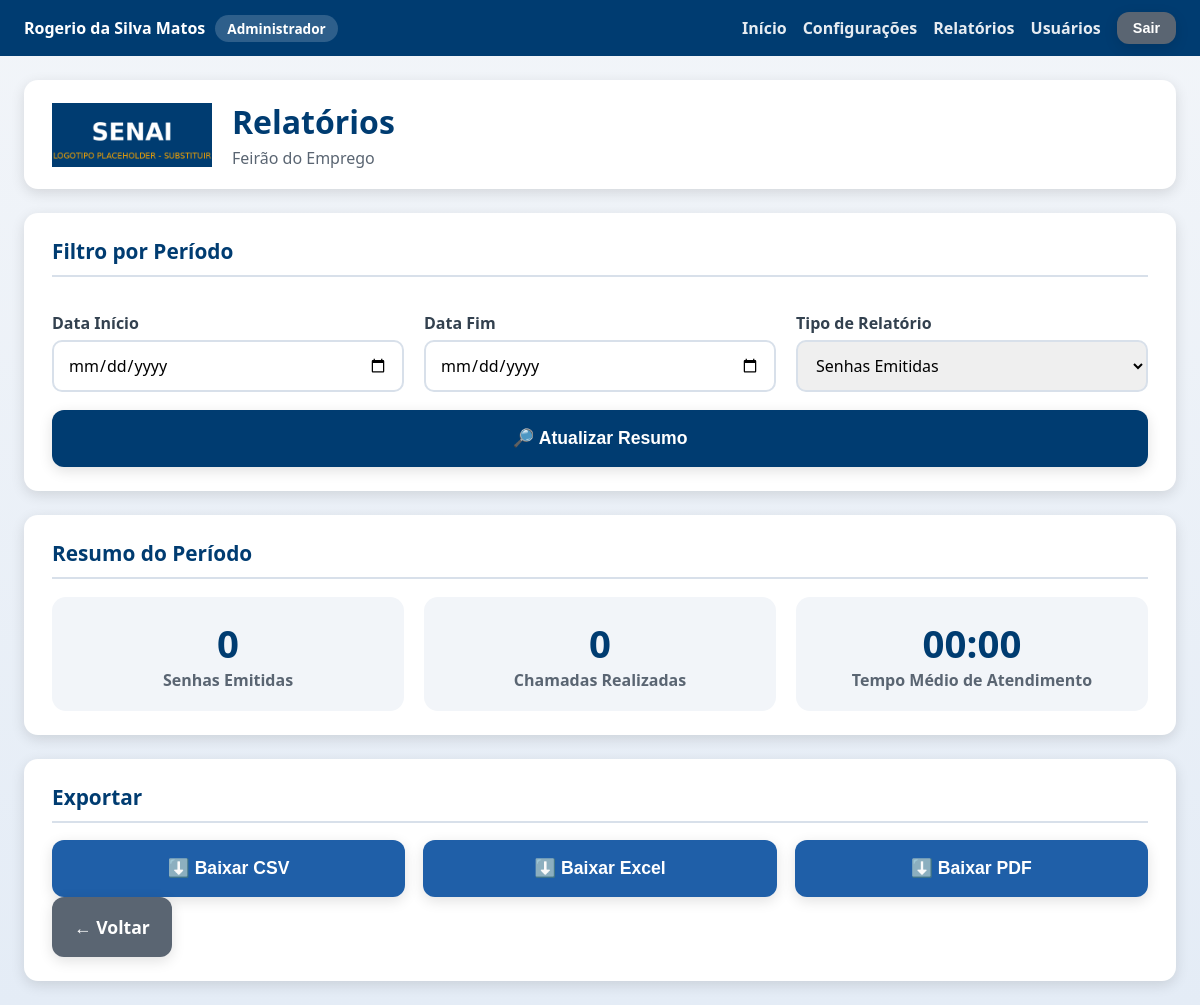
Page /relatorios (signed in) on the committed database.
### tables this page shows
CREATE TABLE usuarios (
                id INTEGER PRIMARY KEY AUTOINCREMENT,
                nome_completo TEXT NOT NULL,
                login TEXT NOT NULL UNIQUE,
                senha_hash TEXT NOT NULL,
                perfil TEXT NOT NULL DEFAULT 'atendente'
                    CHECK (perfil IN ('admin', 'atendente')),
                ativo INTEGER NOT NULL DEFAULT 1,
                data_criacao TEXT NOT NULL,
                ultimo_login TEXT
            );

CREATE TABLE configuracoes (
                    chave TEXT PRIMARY KEY,
                    valor TEXT NOT NULL
                );

### app.py (the view)
@app.route("/relatorios")
@auth.login_required
@auth.admin_required
def relatorios_tela():
    configuracoes = config_manager.obter_todas()
    return render_template("relatorios.html", config=configuracoes)

### app.py (called while the page is built)
@app.context_processor
def injetar_usuario_logado():
    return {"usuario_logado": auth.usuario_logado(), "eh_admin": auth.eh_admin()}

### auth.py (called while the page is built)
def usuario_logado() -> Optional[dict]:
    usuario_id = session.get(CHAVE_SESSAO_USUARIO_ID)
    if usuario_id is None:
        return None
    return {
        "id": usuario_id,
        "nome_completo": session.get(CHAVE_SESSAO_NOME),
        "login": session.get(CHAVE_SESSAO_LOGIN),
        "perfil": session.get(CHAVE_SESSAO_PERFIL),
        "guiche": session.get(CHAVE_SESSAO_GUICHE),
    }

def eh_admin() -> bool:
    return session.get(CHAVE_SESSAO_PERFIL) == PerfilUsuario.ADMIN

def login_required(funcao_view):
    @wraps(funcao_view)
    def wrapper(*args, **kwargs):
        usuario_id = session.get(CHAVE_SESSAO_USUARIO_ID)
        if usuario_id is None:
            if _requisicao_eh_api():
                return jsonify({"sucesso": False, "erro": "Sessão expirada. Faça login novamente."}), 401
            return redirect(url_for("login_tela", proximo=request.path))
        usuario = database.obter_usuario_por_id(usuario_id)
        if usuario is None or not usuario.ativo:
            encerrar_sessao()
            if _requisicao_eh_api():
                return jsonify({"sucesso": False, "erro": "Usuário desativado ou removido."}), 403
            return redirect(url_for("login_tela"))
        return funcao_view(*args, **kwargs)
    return wrapper

def admin_required(funcao_view):
    @wraps(funcao_view)
    def wrapper(*args, **kwargs):
        if not eh_admin():
            if _requisicao_eh_api():
                return jsonify({"sucesso": False, "erro": "Acesso restrito a administradores."}), 403
            return redirect(url_for("index"))
        return funcao_view(*args, **kwargs)
    return wrapper

### config.py (called while the page is built)
    def _conectar(self) -> sqlite3.Connection:
        conexao = sqlite3.connect(str(self.db_path), timeout=10, check_same_thread=False)
        conexao.row_factory = sqlite3.Row
        return conexao

### database.py (called while the page is built)
@contextmanager
def get_connection() -> Generator[sqlite3.Connection, None, None]:
    conexao = sqlite3.connect(str(DATABASE_PATH), timeout=10, check_same_thread=False)
    conexao.row_factory = sqlite3.Row
    conexao.execute("PRAGMA journal_mode = WAL")
    conexao.execute("PRAGMA foreign_keys = ON")
    try:
        yield conexao
    finally:
        conexao.close()

### templates/relatorios.html (shortened to what this page needs)
{% extends "layout.html" %}
{% block conteudo %}
<div class="pagina pagina-relatorios">
    <header class="cabecalho">
        <img class="logo" src="{{ url_for('static', filename='img/logo.png') }}" alt="Logo SENAI">
        <div class="titulo-evento">
            <h1>Relatórios</h1>
            <p>{{ config.nome_evento }}</p>
        </div>
    </header>
    <main class="conteudo-principal">
        <section class="card card-formulario">
            <h2>Filtro por Período</h2>
            <div class="campos-identificacao">
                <label>
                    Data Início
                    <input type="date" id="filtro-inicio">
                </label>
                <label>
                    Data Fim
                    <input type="date" id="filtro-fim">
                </label>
                <label>
                    Tipo de Relatório
                    <select id="filtro-tipo">
                        <option value="emitidas">Senhas Emitidas</option>
                    </select>
                </label>
            </div>
            <button id="btn-atualizar-resumo" class="botao botao-primario">🔎 Atualizar Resumo</button>
        </section>
        <section class="card card-resumo">
            <h2>Resumo do Período</h2>
            <div class="resumo-grade">
                <div class="resumo-item">
                    <span class="resumo-valor" id="resumo-emitidas">0</span>
                    <span class="resumo-label">Senhas Emitidas</span>
                </div>
                <div class="resumo-item">
                    <span class="resumo-valor" id="resumo-chamadas">0</span>
                    <span class="resumo-label">Chamadas Realizadas</span>
                </div>
                <div class="resumo-item">
                    <span class="resumo-valor" id="resumo-tempo-medio">00:00</span>
                    <span class="resumo-label">Tempo Médio de Atendimento</span>
                </div>
            </div>
        </section>
        <section class="card card-downloads">
            <h2>Exportar</h2>
            <div class="grade-botoes grade-botoes-relatorio">
                <button id="btn-download-csv" class="botao botao-secundario">⬇️ Baixar CSV</button>
                <button id="btn-download-excel" class="botao botao-secundario">⬇️ Baixar Excel</button>
                <button id="btn-download-pdf" class="botao botao-secundario">⬇️ Baixar PDF</button>
            </div>
            <a href="{{ url_for('index') }}" class="botao botao-terciario">← Voltar</a>
        </section>
    </main>
</div>
{% endblock %}

### templates/layout.html (shortened to what this page needs)
<!DOCTYPE html>
<html lang="pt-BR">
<head>
    <link rel="stylesheet" href="{{ url_for('static', filename='css/style.css') }}">
</head>
<body>
    {% if usuario_logado %}
    <div class="barra-usuario">
        <span class="barra-usuario-info">
            {{ usuario_logado.nome_completo }}
            <span class="barra-usuario-perfil">
                {% if eh_admin %}Administrador
                {% elif usuario_logado.perfil == 'emissor' %}Emissor de Senhas
                {% else %}Atendente
                {% endif %}
            </span>
        </span>
        <span class="barra-usuario-acoes">
            <a href="{{ url_for('index') }}">Início</a>
            {% if eh_admin %}
                <a href="{{ url_for('configuracoes_tela') }}">Configurações</a>
                <a href="{{ url_for('relatorios_tela') }}">Relatórios</a>
                <a href="{{ url_for('usuarios_tela') }}">Usuários</a>
            {% endif %}
            <form method="POST" action="{{ url_for('logout_tela') }}" class="form-logout">
                <button type="submit" class="botao botao-terciario botao-sair">Sair</button>
            </form>
        </span>
    </div>
    {% endif %}
    {% block conteudo %}{% endblock %}
</body>
</html>

### static/css/style.css (style rules this page uses)
:root { --cor-principal: #003C71; --cor-principal-clara: #1F5FA8; --cor-secundaria: #F4A300; --cor-fundo: #F2F5F9; --cor-texto: #1B1F23; --cor-branco: #FFFFFF; --cor-cinza-borda: #D8E0EA; --cor-sucesso: #2E7D32; --cor-erro: #C62828; --sombra-padrao: 0 4px 14px rgba(0, 0, 0, 0.12); --raio-borda: 14px; --transicao-padrao: all 0.25s ease-in-out; }
* { box-sizing: border-box; }
body { margin: 0; font-family: "Segoe UI", Arial, Helvetica, sans-serif; background: linear-gradient(180deg, var(--cor-fundo) 0%, #E4ECF6 100%); color: var(--cor-texto); }
.pagina { max-width: 1200px; margin: 0 auto; padding: 24px; }
.cabecalho { display: flex; align-items: center; gap: 20px; background: var(--cor-branco); border-radius: var(--raio-borda); box-shadow: var(--sombra-padrao); padding: 20px 28px; margin-bottom: 24px; }
.cabecalho .logo { height: 64px; width: auto; object-fit: contain; }
.titulo-evento h1 { margin: 0; font-size: 2rem; color: var(--cor-principal); }
.titulo-evento p { margin: 4px 0 0; color: #5A6572; font-size: 1rem; }
.conteudo-principal { display: flex; flex-direction: column; gap: 24px; }
.card { background: var(--cor-branco); border-radius: var(--raio-borda); box-shadow: var(--sombra-padrao); padding: 24px 28px; }
.card h2 { margin-top: 0; color: var(--cor-principal); font-size: 1.3rem; border-bottom: 2px solid var(--cor-cinza-borda); padding-bottom: 10px; }
.campos-identificacao { display: flex; flex-wrap: wrap; gap: 20px; }
.campos-identificacao label, .card-formulario label { display: flex; flex-direction: column; gap: 6px; font-weight: 600; color: #33414F; flex: 1; min-width: 220px; }
input, select { padding: 12px 14px; border: 2px solid var(--cor-cinza-borda); border-radius: 10px; font-size: 1rem; font-family: inherit; transition: var(--transicao-padrao); }
.botao { border: none; border-radius: 12px; padding: 18px 22px; font-size: 1.1rem; font-weight: 700; cursor: pointer; transition: var(--transicao-padrao); box-shadow: var(--sombra-padrao); text-decoration: none; text-align: center; display: inline-flex; align-items: center; justify-content: center; gap: 8px; color: var(--cor-branco); }
.botao-primario { background: var(--cor-principal); }
.botao-secundario { background: var(--cor-principal-clara); }
.botao-terciario { background: #5A6572; }
.grade-botoes { display: grid; grid-template-columns: repeat(auto-fit, minmax(220px, 1fr)); gap: 18px; }
.grade-botoes-relatorio { grid-template-columns: repeat(auto-fit, minmax(180px, 1fr)); }
.resumo-grade { display: grid; grid-template-columns: repeat(auto-fit, minmax(200px, 1fr)); gap: 20px; text-align: center; }
.resumo-item { background: var(--cor-fundo); border-radius: var(--raio-borda); padding: 20px; }
.resumo-valor { display: block; font-size: 2.4rem; font-weight: 800; color: var(--cor-principal); }
.resumo-label { color: #5A6572; font-weight: 600; }
.card-formulario { display: flex; flex-direction: column; gap: 18px; }
.barra-usuario { display: flex; flex-wrap: wrap; align-items: center; justify-content: space-between; gap: 12px; background: var(--cor-principal); color: var(--cor-branco); padding: 12px 24px; }
.barra-usuario-info { display: flex; align-items: center; gap: 10px; font-weight: 600; flex-wrap: wrap; }
.barra-usuario-perfil, .barra-usuario-guiche { background: rgba(255, 255, 255, 0.18); border-radius: 999px; padding: 4px 12px; font-size: 0.85rem; font-weight: 700; }
.barra-usuario-acoes { display: flex; align-items: center; gap: 16px; flex-wrap: wrap; }
.barra-usuario-acoes a { color: var(--cor-branco); text-decoration: none; font-weight: 600; opacity: 0.9; }
.form-logout { margin: 0; }
.botao-sair { padding: 8px 16px; font-size: 0.9rem; }

### rows in the picture
usuarios: nome_completo "Rogerio da Silva Matos"
configuracoes: nome_evento "Feirão do Emprego"
